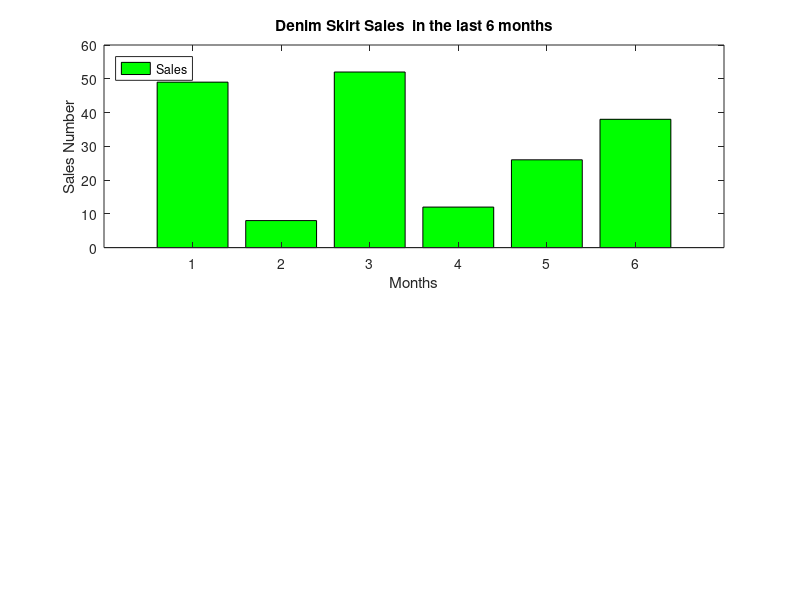

Source code (MATLAB):

months = 1:6; 
sales = randi([0, 80], 1, 6);  


figure;


subplot(2,1,1); 
bar(months, sales, 'FaceColor', 'green');

title('Denim Skirt Sales  in the last 6 months'); 
xlabel('Months');
ylabel('Sales Number');
legend('Sales', 'Location', 'northwest'); 
